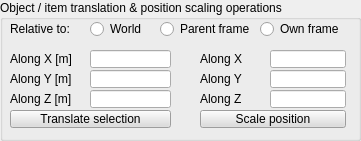
  <widget class="QGroupBox" name="groupBox_2">
   <property name="geometry">
    <rect>
     <x>10</x>
     <y>160</y>
     <width>361</width>
     <height>141</height>
    </rect>
   </property>
   <property name="title">
    <string>Object / item translation &amp;&amp; position scaling operations</string>
   </property>
   <property name="flat">
    <bool>false</bool>
   </property>
   <widget class="QLabel" name="label_8">
    <property name="geometry">
     <rect>
      <x>10</x>
      <y>20</y>
      <width>81</width>
      <height>18</height>
     </rect>
    </property>
    <property name="text">
     <string>Relative to:</string>
    </property>
   </widget>
   <widget class="QRadioButton" name="qqTransfWorld">
    <property name="geometry">
     <rect>
      <x>90</x>
      <y>20</y>
      <width>71</width>
      <height>18</height>
     </rect>
    </property>
    <property name="focusPolicy">
     <enum>Qt::StrongFocus</enum>
    </property>
    <property name="text">
     <string>World</string>
    </property>
    <property name="autoExclusive">
     <bool>false</bool>
    </property>
   </widget>
   <widget class="QRadioButton" name="qqTransfParent">
    <property name="geometry">
     <rect>
      <x>160</x>
      <y>20</y>
      <width>101</width>
      <height>18</height>
     </rect>
    </property>
    <property name="focusPolicy">
     <enum>Qt::StrongFocus</enum>
    </property>
    <property name="text">
     <string>Parent frame</string>
    </property>
    <property name="autoExclusive">
     <bool>false</bool>
    </property>
   </widget>
   <widget class="QLabel" name="label_12">
    <property name="geometry">
     <rect>
      <x>10</x>
      <y>50</y>
      <width>81</width>
      <height>18</height>
     </rect>
    </property>
    <property name="text">
     <string>Along X [m]</string>
    </property>
   </widget>
   <widget class="QLabel" name="label_13">
    <property name="geometry">
     <rect>
      <x>10</x>
      <y>70</y>
      <width>81</width>
      <height>18</height>
     </rect>
    </property>
    <property name="text">
     <string>Along Y [m]</string>
    </property>
   </widget>
   <widget class="QLabel" name="label_14">
    <property name="geometry">
     <rect>
      <x>10</x>
      <y>90</y>
      <width>81</width>
      <height>18</height>
     </rect>
    </property>
    <property name="text">
     <string>Along Z [m]</string>
    </property>
   </widget>
   <widget class="QLineEdit" name="qqTransfZ">
    <property name="geometry">
     <rect>
      <x>90</x>
      <y>90</y>
      <width>81</width>
      <height>18</height>
     </rect>
    </property>
   </widget>
   <widget class="QLineEdit" name="qqTransfX">
    <property name="geometry">
     <rect>
      <x>90</x>
      <y>50</y>
      <width>81</width>
      <height>18</height>
     </rect>
    </property>
   </widget>
   <widget class="QLineEdit" name="qqTransfY">
    <property name="geometry">
     <rect>
      <x>90</x>
      <y>70</y>
      <width>81</width>
      <height>18</height>
     </rect>
    </property>
   </widget>
   <widget class="QToolButton" name="qqTransfApplyPos">
    <property name="geometry">
     <rect>
      <x>10</x>
      <y>110</y>
      <width>161</width>
      <height>18</height>
     </rect>
    </property>
    <property name="palette">
     <palette>
      <active>
       <colorrole role="WindowText">
        <brush brushstyle="SolidPattern">
         <color alpha="255">
          <red>0</red>
          <green>0</green>
          <blue>0</blue>
         </color>
        </brush>
       </colorrole>
       <colorrole role="Button">
        <brush brushstyle="SolidPattern">
         <color alpha="255">
          <red>220</red>
          <green>220</green>
          <blue>220</blue>
         </color>
        </brush>
       </colorrole>
       <colorrole role="Light">
        <brush brushstyle="SolidPattern">
         <color alpha="255">
          <red>255</red>
          <green>255</green>
          <blue>255</blue>
         </color>
        </brush>
       </colorrole>
       <colorrole role="Midlight">
        <brush brushstyle="SolidPattern">
         <color alpha="255">
          <red>237</red>
          <green>237</green>
          <blue>237</blue>
         </color>
        </brush>
       </colorrole>
       <colorrole role="Dark">
        <brush brushstyle="SolidPattern">
         <color alpha="255">
          <red>110</red>
          <green>110</green>
          <blue>110</blue>
         </color>
        </brush>
       </colorrole>
       <colorrole role="Mid">
        <brush brushstyle="SolidPattern">
         <color alpha="255">
          <red>147</red>
          <green>147</green>
          <blue>147</blue>
         </color>
        </brush>
       </colorrole>
       <colorrole role="Text">
        <brush brushstyle="SolidPattern">
         <color alpha="255">
          <red>0</red>
          <green>0</green>
          <blue>0</blue>
         </color>
        </brush>
       </colorrole>
       <colorrole role="BrightText">
        <brush brushstyle="SolidPattern">
         <color alpha="255">
          <red>255</red>
          <green>255</green>
          <blue>255</blue>
         </color>
        </brush>
       </colorrole>
       <colorrole role="ButtonText">
        <brush brushstyle="SolidPattern">
         <color alpha="255">
          <red>0</red>
          <green>0</green>
          <blue>0</blue>
         </color>
        </brush>
       </colorrole>
       <colorrole role="Base">
        <brush brushstyle="SolidPattern">
         <color alpha="255">
          <red>255</red>
          <green>255</green>
          <blue>255</blue>
         </color>
        </brush>
       </colorrole>
       <colorrole role="Window">
        <brush brushstyle="SolidPattern">
         <color alpha="255">
          <red>220</red>
          <green>220</green>
          <blue>220</blue>
         </color>
        </brush>
       </colorrole>
       <colorrole role="Shadow">
        <brush brushstyle="SolidPattern">
         <color alpha="255">
          <red>0</red>
          <green>0</green>
          <blue>0</blue>
         </color>
        </brush>
       </colorrole>
       <colorrole role="AlternateBase">
        <brush brushstyle="SolidPattern">
         <color alpha="255">
          <red>237</red>
          <green>237</green>
          <blue>237</blue>
         </color>
        </brush>
       </colorrole>
       <colorrole role="ToolTipBase">
        <brush brushstyle="SolidPattern">
         <color alpha="255">
          <red>255</red>
          <green>255</green>
          <blue>220</blue>
         </color>
        </brush>
       </colorrole>
       <colorrole role="ToolTipText">
        <brush brushstyle="SolidPattern">
         <color alpha="255">
          <red>0</red>
          <green>0</green>
          <blue>0</blue>
         </color>
        </brush>
       </colorrole>
      </active>
      <inactive>
       <colorrole role="WindowText">
        <brush brushstyle="SolidPattern">
         <color alpha="255">
          <red>0</red>
          <green>0</green>
          <blue>0</blue>
         </color>
        </brush>
       </colorrole>
       <colorrole role="Button">
        <brush brushstyle="SolidPattern">
         <color alpha="255">
          <red>220</red>
          <green>220</green>
          <blue>220</blue>
         </color>
        </brush>
       </colorrole>
       <colorrole role="Light">
        <brush brushstyle="SolidPattern">
         <color alpha="255">
          <red>255</red>
          <green>255</green>
          <blue>255</blue>
         </color>
        </brush>
       </colorrole>
       <colorrole role="Midlight">
        <brush brushstyle="SolidPattern">
         <color alpha="255">
          <red>237</red>
          <green>237</green>
          <blue>237</blue>
         </color>
        </brush>
       </colorrole>
       <colorrole role="Dark">
        <brush brushstyle="SolidPattern">
         <color alpha="255">
          <red>110</red>
          <green>110</green>
          <blue>110</blue>
         </color>
        </brush>
       </colorrole>
       <colorrole role="Mid">
        <brush brushstyle="SolidPattern">
         <color alpha="255">
          <red>147</red>
          <green>147</green>
          <blue>147</blue>
         </color>
        </brush>
       </colorrole>
       <colorrole role="Text">
        <brush brushstyle="SolidPattern">
         <color alpha="255">
          <red>0</red>
          <green>0</green>
          <blue>0</blue>
         </color>
        </brush>
       </colorrole>
       <colorrole role="BrightText">
        <brush brushstyle="SolidPattern">
         <color alpha="255">
          <red>255</red>
          <green>255</green>
          <blue>255</blue>
         </color>
        </brush>
       </colorrole>
       <colorrole role="ButtonText">
        <brush brushstyle="SolidPattern">
         <color alpha="255">
          <red>0</red>
          <green>0</green>
          <blue>0</blue>
         </color>
        </brush>
       </colorrole>
       <colorrole role="Base">
        <brush brushstyle="SolidPattern">
         <color alpha="255">
          <red>255</red>
          <green>255</green>
          <blue>255</blue>
         </color>
        </brush>
       </colorrole>
       <colorrole role="Window">
        <brush brushstyle="SolidPattern">
         <color alpha="255">
          <red>220</red>
          <green>220</green>
          <blue>220</blue>
         </color>
        </brush>
       </colorrole>
       <colorrole role="Shadow">
        <brush brushstyle="SolidPattern">
         <color alpha="255">
          <red>0</red>
          <green>0</green>
          <blue>0</blue>
         </color>
        </brush>
       </colorrole>
       <colorrole role="AlternateBase">
        <brush brushstyle="SolidPattern">
         <color alpha="255">
          <red>237</red>
          <green>237</green>
          <blue>237</blue>
         </color>
        </brush>
       </colorrole>
       <colorrole role="ToolTipBase">
        <brush brushstyle="SolidPattern">
         <color alpha="255">
          <red>255</red>
          <green>255</green>
          <blue>220</blue>
         </color>
        </brush>
       </colorrole>
       <colorrole role="ToolTipText">
        <brush brushstyle="SolidPattern">
         <color alpha="255">
          <red>0</red>
          <green>0</green>
          <blue>0</blue>
         </color>
        </brush>
       </colorrole>
      </inactive>
      <disabled>
       <colorrole role="WindowText">
        <brush brushstyle="SolidPattern">
         <color alpha="255">
          <red>110</red>
          <green>110</green>
          <blue>110</blue>
         </color>
        </brush>
       </colorrole>
       <colorrole role="Button">
        <brush brushstyle="SolidPattern">
         <color alpha="255">
          <red>220</red>
          <green>220</green>
          <blue>220</blue>
         </color>
        </brush>
       </colorrole>
       <colorrole role="Light">
        <brush brushstyle="SolidPattern">
         <color alpha="255">
          <red>255</red>
          <green>255</green>
          <blue>255</blue>
         </color>
        </brush>
       </colorrole>
       <colorrole role="Midlight">
        <brush brushstyle="SolidPattern">
         <color alpha="255">
          <red>237</red>
          <green>237</green>
          <blue>237</blue>
         </color>
        </brush>
       </colorrole>
       <colorrole role="Dark">
        <brush brushstyle="SolidPattern">
         <color alpha="255">
          <red>110</red>
          <green>110</green>
          <blue>110</blue>
         </color>
        </brush>
       </colorrole>
       <colorrole role="Mid">
        <brush brushstyle="SolidPattern">
         <color alpha="255">
          <red>147</red>
          <green>147</green>
          <blue>147</blue>
         </color>
        </brush>
       </colorrole>
       <colorrole role="Text">
        <brush brushstyle="SolidPattern">
         <color alpha="255">
          <red>110</red>
          <green>110</green>
          <blue>110</blue>
         </color>
        </brush>
       </colorrole>
       <colorrole role="BrightText">
        <brush brushstyle="SolidPattern">
         <color alpha="255">
          <red>255</red>
          <green>255</green>
          <blue>255</blue>
         </color>
        </brush>
       </colorrole>
       <colorrole role="ButtonText">
        <brush brushstyle="SolidPattern">
         <color alpha="255">
          <red>110</red>
          <green>110</green>
          <blue>110</blue>
         </color>
        </brush>
       </colorrole>
       <colorrole role="Base">
        <brush brushstyle="SolidPattern">
         <color alpha="255">
          <red>220</red>
          <green>220</green>
          <blue>220</blue>
         </color>
        </brush>
       </colorrole>
       <colorrole role="Window">
        <brush brushstyle="SolidPattern">
         <color alpha="255">
          <red>220</red>
          <green>220</green>
          <blue>220</blue>
         </color>
        </brush>
       </colorrole>
       <colorrole role="Shadow">
        <brush brushstyle="SolidPattern">
         <color alpha="255">
          <red>0</red>
          <green>0</green>
          <blue>0</blue>
         </color>
        </brush>
       </colorrole>
       <colorrole role="AlternateBase">
        <brush brushstyle="SolidPattern">
         <color alpha="255">
          <red>220</red>
          <green>220</green>
          <blue>220</blue>
         </color>
        </brush>
       </colorrole>
       <colorrole role="ToolTipBase">
        <brush brushstyle="SolidPattern">
         <color alpha="255">
          <red>255</red>
          <green>255</green>
          <blue>220</blue>
         </color>
        </brush>
       </colorrole>
       <colorrole role="ToolTipText">
        <brush brushstyle="SolidPattern">
         <color alpha="255">
          <red>0</red>
          <green>0</green>
          <blue>0</blue>
         </color>
        </brush>
       </colorrole>
      </disabled>
     </palette>
    </property>
    <property name="focusPolicy">
     <enum>Qt::StrongFocus</enum>
    </property>
    <property name="text">
     <string>Translate selection</string>
    </property>
   </widget>
   <widget class="QRadioButton" name="qqTransfOwn">
    <property name="geometry">
     <rect>
      <x>260</x>
      <y>20</y>
      <width>91</width>
      <height>18</height>
     </rect>
    </property>
    <property name="focusPolicy">
     <enum>Qt::StrongFocus</enum>
    </property>
    <property name="text">
     <string>Own frame</string>
    </property>
    <property name="autoExclusive">
     <bool>false</bool>
    </property>
   </widget>
   <widget class="QLineEdit" name="qqTransfSX">
    <property name="geometry">
     <rect>
      <x>270</x>
      <y>50</y>
      <width>76</width>
      <height>18</height>
     </rect>
    </property>
    <property name="text">
     <string/>
    </property>
   </widget>
   <widget class="QLineEdit" name="qqTransfSY">
    <property name="geometry">
     <rect>
      <x>270</x>
      <y>70</y>
      <width>76</width>
      <height>18</height>
     </rect>
    </property>
   </widget>
   <widget class="QLineEdit" name="qqTransfSZ">
    <property name="geometry">
     <rect>
      <x>270</x>
      <y>90</y>
      <width>76</width>
      <height>18</height>
     </rect>
    </property>
   </widget>
   <widget class="QToolButton" name="qqTransfApplyScale">
    <property name="geometry">
     <rect>
      <x>200</x>
      <y>110</y>
      <width>146</width>
      <height>18</height>
     </rect>
    </property>
    <property name="palette">
     <palette>
      <active>
       <colorrole role="WindowText">
        <brush brushstyle="SolidPattern">
         <color alpha="255">
          <red>0</red>
          <green>0</green>
          <blue>0</blue>
         </color>
        </brush>
       </colorrole>
       <colorrole role="Button">
        <brush brushstyle="SolidPattern">
         <color alpha="255">
          <red>220</red>
          <green>220</green>
          <blue>220</blue>
         </color>
        </brush>
       </colorrole>
       <colorrole role="Light">
        <brush brushstyle="SolidPattern">
         <color alpha="255">
          <red>255</red>
          <green>255</green>
          <blue>255</blue>
         </color>
        </brush>
       </colorrole>
       <colorrole role="Midlight">
        <brush brushstyle="SolidPattern">
         <color alpha="255">
          <red>237</red>
          <green>237</green>
          <blue>237</blue>
         </color>
        </brush>
       </colorrole>
       <colorrole role="Dark">
        <brush brushstyle="SolidPattern">
         <color alpha="255">
          <red>110</red>
          <green>110</green>
          <blue>110</blue>
         </color>
        </brush>
       </colorrole>
       <colorrole role="Mid">
        <brush brushstyle="SolidPattern">
         <color alpha="255">
          <red>147</red>
          <green>147</green>
          <blue>147</blue>
         </color>
        </brush>
       </colorrole>
       <colorrole role="Text">
        <brush brushstyle="SolidPattern">
         <color alpha="255">
          <red>0</red>
          <green>0</green>
          <blue>0</blue>
         </color>
        </brush>
       </colorrole>
       <colorrole role="BrightText">
        <brush brushstyle="SolidPattern">
         <color alpha="255">
          <red>255</red>
          <green>255</green>
          <blue>255</blue>
         </color>
        </brush>
       </colorrole>
       <colorrole role="ButtonText">
        <brush brushstyle="SolidPattern">
         <color alpha="255">
          <red>0</red>
          <green>0</green>
          <blue>0</blue>
         </color>
        </brush>
       </colorrole>
       <colorrole role="Base">
        <brush brushstyle="SolidPattern">
         <color alpha="255">
          <red>255</red>
          <green>255</green>
          <blue>255</blue>
         </color>
        </brush>
       </colorrole>
       <colorrole role="Window">
        <brush brushstyle="SolidPattern">
         <color alpha="255">
          <red>220</red>
          <green>220</green>
          <blue>220</blue>
         </color>
        </brush>
       </colorrole>
       <colorrole role="Shadow">
        <brush brushstyle="SolidPattern">
         <color alpha="255">
          <red>0</red>
          <green>0</green>
          <blue>0</blue>
         </color>
        </brush>
       </colorrole>
       <colorrole role="AlternateBase">
        <brush brushstyle="SolidPattern">
         <color alpha="255">
          <red>237</red>
          <green>237</green>
          <blue>237</blue>
         </color>
        </brush>
       </colorrole>
       <colorrole role="ToolTipBase">
        <brush brushstyle="SolidPattern">
         <color alpha="255">
          <red>255</red>
          <green>255</green>
          <blue>220</blue>
         </color>
        </brush>
       </colorrole>
       <colorrole role="ToolTipText">
        <brush brushstyle="SolidPattern">
         <color alpha="255">
          <red>0</red>
          <green>0</green>
          <blue>0</blue>
         </color>
        </brush>
       </colorrole>
      </active>
      <inactive>
       <colorrole role="WindowText">
        <brush brushstyle="SolidPattern">
         <color alpha="255">
          <red>0</red>
          <green>0</green>
          <blue>0</blue>
         </color>
        </brush>
       </colorrole>
       <colorrole role="Button">
        <brush brushstyle="SolidPattern">
         <color alpha="255">
          <red>220</red>
          <green>220</green>
          <blue>220</blue>
         </color>
        </brush>
       </colorrole>
       <colorrole role="Light">
        <brush brushstyle="SolidPattern">
         <color alpha="255">
          <red>255</red>
          <green>255</green>
          <blue>255</blue>
         </color>
        </brush>
       </colorrole>
       <colorrole role="Midlight">
        <brush brushstyle="SolidPattern">
         <color alpha="255">
          <red>237</red>
          <green>237</green>
          <blue>237</blue>
         </color>
        </brush>
       </colorrole>
       <colorrole role="Dark">
        <brush brushstyle="SolidPattern">
         <color alpha="255">
          <red>110</red>
          <green>110</green>
          <blue>110</blue>
         </color>
        </brush>
       </colorrole>
       <colorrole role="Mid">
        <brush brushstyle="SolidPattern">
         <color alpha="255">
          <red>147</red>
          <green>147</green>
          <blue>147</blue>
         </color>
        </brush>
       </colorrole>
       <colorrole role="Text">
        <brush brushstyle="SolidPattern">
         <color alpha="255">
          <red>0</red>
          <green>0</green>
          <blue>0</blue>
         </color>
        </brush>
       </colorrole>
       <colorrole role="BrightText">
        <brush brushstyle="SolidPattern">
         <color alpha="255">
          <red>255</red>
          <green>255</green>
          <blue>255</blue>
         </color>
        </brush>
       </colorrole>
       <colorrole role="ButtonText">
        <brush brushstyle="SolidPattern">
         <color alpha="255">
          <red>0</red>
          <green>0</green>
          <blue>0</blue>
         </color>
        </brush>
       </colorrole>
       <colorrole role="Base">
        <brush brushstyle="SolidPattern">
         <color alpha="255">
          <red>255</red>
          <green>255</green>
          <blue>255</blue>
         </color>
        </brush>
       </colorrole>
       <colorrole role="Window">
        <brush brushstyle="SolidPattern">
         <color alpha="255">
          <red>220</red>
          <green>220</green>
          <blue>220</blue>
         </color>
        </brush>
       </colorrole>
       <colorrole role="Shadow">
        <brush brushstyle="SolidPattern">
         <color alpha="255">
          <red>0</red>
          <green>0</green>
          <blue>0</blue>
         </color>
        </brush>
       </colorrole>
       <colorrole role="AlternateBase">
        <brush brushstyle="SolidPattern">
         <color alpha="255">
          <red>237</red>
          <green>237</green>
          <blue>237</blue>
         </color>
        </brush>
       </colorrole>
       <colorrole role="ToolTipBase">
        <brush brushstyle="SolidPattern">
         <color alpha="255">
          <red>255</red>
          <green>255</green>
          <blue>220</blue>
         </color>
        </brush>
       </colorrole>
       <colorrole role="ToolTipText">
        <brush brushstyle="SolidPattern">
         <color alpha="255">
          <red>0</red>
          <green>0</green>
          <blue>0</blue>
         </color>
        </brush>
       </colorrole>
      </inactive>
      <disabled>
       <colorrole role="WindowText">
        <brush brushstyle="SolidPattern">
         <color alpha="255">
          <red>110</red>
          <green>110</green>
          <blue>110</blue>
         </color>
        </brush>
       </colorrole>
       <colorrole role="Button">
        <brush brushstyle="SolidPattern">
         <color alpha="255">
          <red>220</red>
          <green>220</green>
          <blue>220</blue>
         </color>
        </brush>
       </colorrole>
       <colorrole role="Light">
        <brush brushstyle="SolidPattern">
         <color alpha="255">
          <red>255</red>
          <green>255</green>
          <blue>255</blue>
         </color>
        </brush>
       </colorrole>
       <colorrole role="Midlight">
        <brush brushstyle="SolidPattern">
         <color alpha="255">
          <red>237</red>
          <green>237</green>
          <blue>237</blue>
         </color>
        </brush>
       </colorrole>
       <colorrole role="Dark">
        <brush brushstyle="SolidPattern">
         <color alpha="255">
          <red>110</red>
          <green>110</green>
          <blue>110</blue>
         </color>
        </brush>
       </colorrole>
       <colorrole role="Mid">
        <brush brushstyle="SolidPattern">
         <color alpha="255">
          <red>147</red>
          <green>147</green>
          <blue>147</blue>
         </color>
        </brush>
       </colorrole>
       <colorrole role="Text">
        <brush brushstyle="SolidPattern">
         <color alpha="255">
          <red>110</red>
          <green>110</green>
          <blue>110</blue>
         </color>
        </brush>
       </colorrole>
       <colorrole role="BrightText">
        <brush brushstyle="SolidPattern">
         <color alpha="255">
          <red>255</red>
          <green>255</green>
          <blue>255</blue>
         </color>
        </brush>
       </colorrole>
       <colorrole role="ButtonText">
        <brush brushstyle="SolidPattern">
         <color alpha="255">
          <red>110</red>
          <green>110</green>
          <blue>110</blue>
         </color>
        </brush>
       </colorrole>
       <colorrole role="Base">
        <brush brushstyle="SolidPattern">
         <color alpha="255">
          <red>220</red>
          <green>220</green>
          <blue>220</blue>
         </color>
        </brush>
       </colorrole>
       <colorrole role="Window">
        <brush brushstyle="SolidPattern">
         <color alpha="255">
          <red>220</red>
          <green>220</green>
          <blue>220</blue>
         </color>
        </brush>
       </colorrole>
       <colorrole role="Shadow">
        <brush brushstyle="SolidPattern">
         <color alpha="255">
          <red>0</red>
          <green>0</green>
          <blue>0</blue>
         </color>
        </brush>
       </colorrole>
       <colorrole role="AlternateBase">
        <brush brushstyle="SolidPattern">
         <color alpha="255">
          <red>220</red>
          <green>220</green>
          <blue>220</blue>
         </color>
        </brush>
       </colorrole>
       <colorrole role="ToolTipBase">
        <brush brushstyle="SolidPattern">
         <color alpha="255">
          <red>255</red>
          <green>255</green>
          <blue>220</blue>
         </color>
        </brush>
       </colorrole>
       <colorrole role="ToolTipText">
        <brush brushstyle="SolidPattern">
         <color alpha="255">
          <red>0</red>
          <green>0</green>
          <blue>0</blue>
         </color>
        </brush>
       </colorrole>
      </disabled>
     </palette>
    </property>
    <property name="focusPolicy">
     <enum>Qt::StrongFocus</enum>
    </property>
    <property name="text">
     <string>Scale position</string>
    </property>
   </widget>
   <widget class="QLabel" name="label_15">
    <property name="geometry">
     <rect>
      <x>200</x>
      <y>70</y>
      <width>71</width>
      <height>18</height>
     </rect>
    </property>
    <property name="text">
     <string>Along Y</string>
    </property>
   </widget>
   <widget class="QLabel" name="label_16">
    <property name="geometry">
     <rect>
      <x>200</x>
      <y>90</y>
      <width>71</width>
      <height>18</height>
     </rect>
    </property>
    <property name="text">
     <string>Along Z</string>
    </property>
   </widget>
   <widget class="QLabel" name="label_17">
    <property name="geometry">
     <rect>
      <x>200</x>
      <y>50</y>
      <width>71</width>
      <height>18</height>
     </rect>
    </property>
    <property name="text">
     <string>Along X</string>
    </property>
   </widget>
  </widget>
